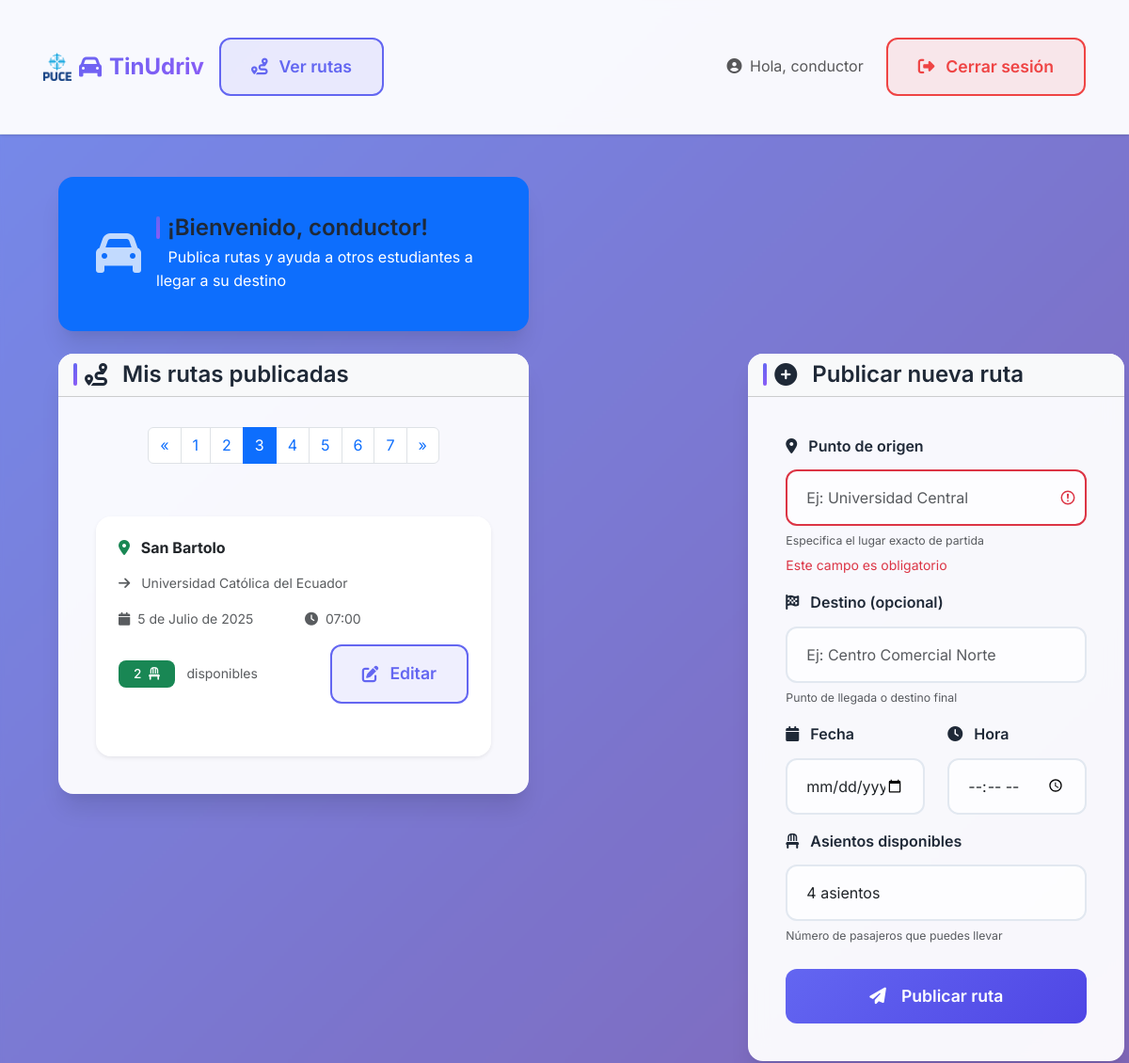
/panel/?page=3 (signed in, upper part), run on an earlier commit of the app's database.
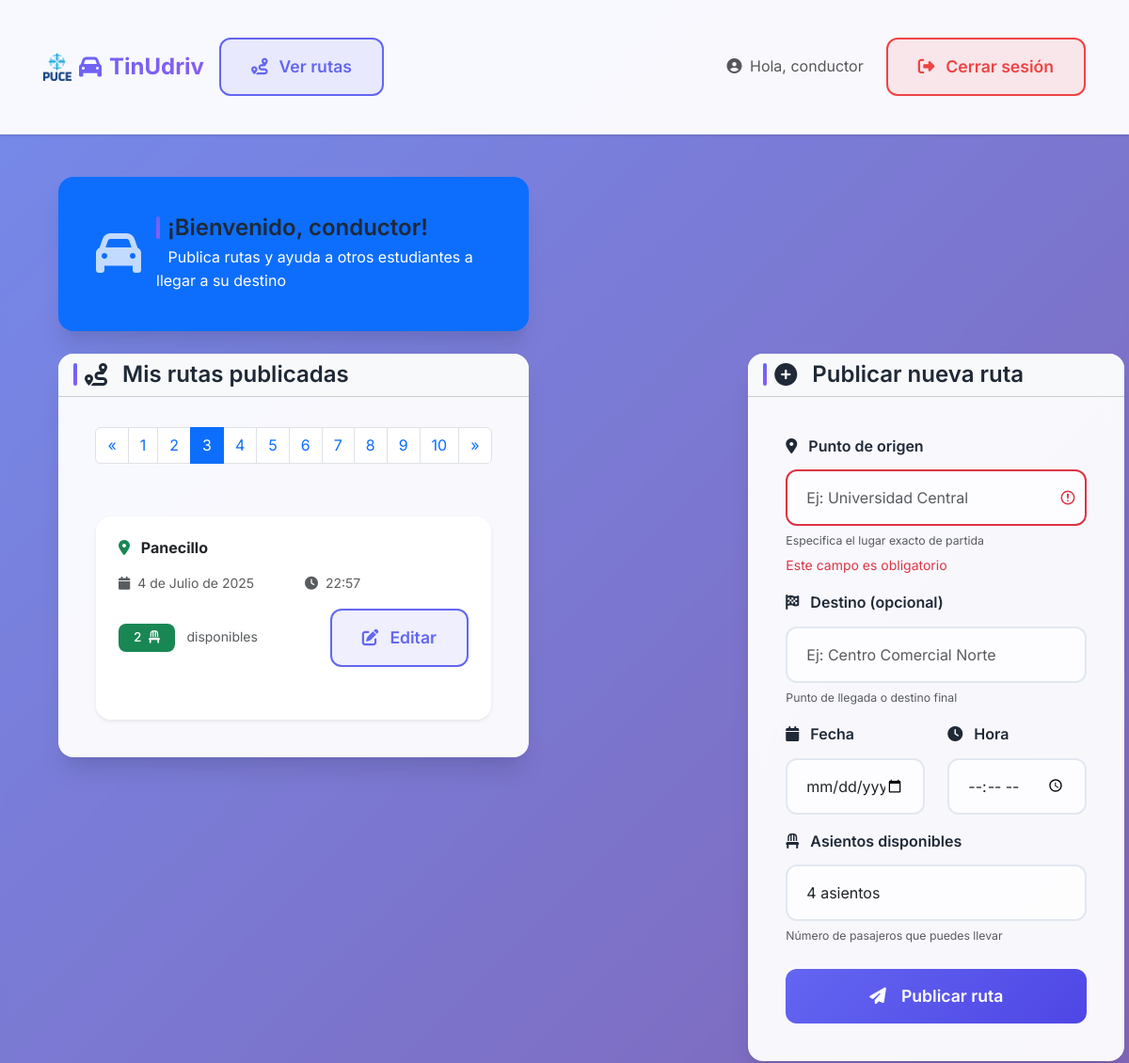
And on a later commit of the database.
### core/models.py (models this page shows, shortened)
class Usuario(AbstractUser):
    nombre_completo = models.CharField(max_length=100)
    correo_institucional = models.EmailField(unique=True)
    telefono = models.CharField(max_length=20)
    facultad = models.CharField(max_length=100)
    TIPO_USUARIO_CHOICES = [
        ('conductor', 'Conductor'),
        ('pasajero', 'Pasajero'),
    ]
    tipo_usuario = models.CharField(max_length=10, choices=TIPO_USUARIO_CHOICES)
    USERNAME_FIELD = 'correo_institucional'
    REQUIRED_FIELDS = ['username', 'nombre_completo', 'telefono', 'facultad', 'tipo_usuario']

class Ruta(models.Model):
    conductor = models.ForeignKey(Usuario, on_delete=models.CASCADE, related_name='rutas')
    origen = models.CharField(max_length=200)
    hora_salida = models.TimeField()
    fecha = models.DateField()
    sitio_llegada = models.CharField(max_length=200, default='Universidad Católica del Ecuador')
    asientos_disponibles = models.PositiveIntegerField(default=4)

### core/views.py (the view, shortened to what this page needs)
# urls.py: path('panel/', views.panel_view, name='panel'),
@login_required
def panel_view(request):
    if request.user.tipo_usuario == 'conductor':
        rutas = Ruta.objects.filter(conductor=request.user)
        all_rutas = Ruta.objects.all().order_by('fecha', 'hora_salida')
        rutas_por_pagina = 1
        paginator = Paginator(all_rutas, rutas_por_pagina)
        page_number = request.GET.get('page')
        page_obj = paginator.get_page(page_number)
        context = {
        'user': request.user,
        'rutas': page_obj,
        }
        return render(request, 'panel_conductor.html', context)

### core/templates/panel_conductor.html (shortened to what this page needs)
{% extends "base.html" %}
{% load widget_tweaks %}
{% load static %}
{% block content %}
<div class="container py-5 mt-4">
    <div class="row mb-4">
        <div class="col-12">
            <div class="card bg-primary text-white">
                <div class="card-body">
                    <div class="d-flex align-items-center">
                        <div class="me-3">
                            <i class="fas fa-car fa-3x opacity-75"></i>
                        </div>
                        <div>
                            <h3 class="card-title mb-1">
                                ¡Bienvenido, {{ user.nombre_completo }}!
                            </h3>
                            <p class="mb-0 opacity-90">
                                Publica rutas y ayuda a otros estudiantes a llegar a su destino
                            </p>
                        </div>
                    </div>
                </div>
            </div>
        </div>
    </div>
    <div class="row">
        <div class="col-lg-8 mb-4">
            <div class="card">
                <div class="card-header bg-light">
                    <h5 class="card-title mb-0">
                        <i class="fas fa-route me-2"></i>
                        Mis rutas publicadas
                    </h5>
                </div>
                        <nav aria-label="Page navigation" class="mt-4">
                            <ul class="pagination justify-content-center">
                                {% if rutas.has_previous %}
                                    <li class="page-item">
                                        <a class="page-link" href="?page={{ rutas.previous_page_number }}" aria-label="Previous">
                                            <span aria-hidden="true">&laquo;</span>
                                        </a>
                                    </li>
                                {% else %}
                                    <li class="page-item disabled">
                                        <span class="page-link" aria-hidden="true">&laquo;</span>
                                    </li>
                                {% endif %}
                                {% for i in rutas.paginator.page_range %}
                                    {% if rutas.number == i %}
                                        <li class="page-item active" aria-current="page">
                                            <span class="page-link">{{ i }}</span>
                                        </li>
                                    {% else %}
                                        <li class="page-item"><a class="page-link" href="?page={{ i }}">{{ i }}</a></li>
                                    {% endif %}
                                {% endfor %}
                                {% if rutas.has_next %}
                                    <li class="page-item">
                                        <a class="page-link" href="?page={{ rutas.next_page_number }}" aria-label="Next">
                                            <span aria-hidden="true">&raquo;</span>
                                        </a>
                                    </li>
                                {% else %}
                                    <li class="page-item disabled">
                                        <span class="page-link" aria-hidden="true">&raquo;</span>
                                    </li>
                                {% endif %}
                            </ul>
                        </nav>
                <div class="card-body">
                    {% if rutas %}
                        <div class="row g-4">
                            {% for ruta in rutas %}
                                <div class="row-md-6">
                                    <div class="card border-0 shadow-sm h-100" style="margin-bottom: 2rem;">
                                        <div class="card-body p-4">
                                            <div class="d-flex justify-content-between align-items-start mb-3">
                                                <h6 class="fw-bold mb-0">
                                                    <i class="fas fa-map-marker-alt me-2 text-success"></i>
                                                    {{ ruta.origen }}
                                                </h6>
                                            </div>
                                            {% if ruta.sitio_llegada %}
                                                <p class="text-muted small mb-3">
                                                    <i class="fas fa-arrow-right me-2"></i>
                                                    {{ ruta.sitio_llegada }}
                                                </p>
                                            {% endif %}
                                            <div class="route-details mb-3">
                                                <div class="row">
                                                    <div class="col-6">
                                                        <small class="text-muted d-block">
                                                            <i class="fas fa-calendar me-1"></i>
                                                            {{ ruta.fecha }}
                                                        </small>
                                                    </div>
                                                    <div class="col-6">
                                                        <small class="text-muted d-block">
                                                            <i class="fas fa-clock me-1"></i>
                                                            {{ ruta.hora_salida }}
                                                        </small>
                                                    </div>
                                                </div>
                                            </div>
                                            <div class="d-flex justify-content-between align-items-center">
                                                <div class="seats-info">
                                                    {% if ruta.asientos_disponibles > 0 %}
                                                        <span class="badge bg-success">
                                                            {{ ruta.asientos_disponibles }}
                                                            <i class="fas fa-chair ms-1"></i>
                                                        </span>
                                                        <small class="text-muted ms-2">disponibles</small>
                                                    {% else %}
                                                        <span class="badge bg-danger">Completo</span>
                                                    {% endif %}
                                                </div>
                                                <a href="{% url 'editar_ruta' ruta.id %}" class="btn btn-outline-primary btn-sm">
                                                    <i class="fas fa-edit me-1"></i>
                                                    Editar
                                                </a>
                                            </div>
                                        </div>
                                    </div>
                                </div>
                            {% endfor %}
                        </div>
                    {% endif %}
                </div>
            </div>
        </div>
        <div class="col-lg-4">
            <div class="card">
                <div class="card-header bg-light">
                    <h5 class="card-title mb-0">
                        <i class="fas fa-plus-circle me-2"></i>
                        Publicar nueva ruta
                    </h5>
                </div>
                <div class="card-body">
                    <form method="post" action="{% url 'publicar_ruta' %}">
                        <div class="mb-3">
                            <label for="origen" class="form-label">
                                <i class="fas fa-map-marker-alt me-2"></i>
                                Punto de origen
                            </label>
                            <input type="text" class="form-control" name="origen"
                                placeholder="Ej: Universidad Central" required>
                            <div class="form-text">
                                <small>Especifica el lugar exacto de partida</small>
                            </div>
                        </div>
                        <div class="mb-3">
                            <label for="sitio_llegada" class="form-label">
                                <i class="fas fa-flag-checkered me-2"></i>
                                Destino (opcional)
                            </label>
                            <input type="text" class="form-control" name="sitio_llegada"
                                   placeholder="Ej: Centro Comercial Norte">
                            <div class="form-text">
                                <small>Punto de llegada o destino final</small>
                            </div>
                        </div>
                        <div class="row">
                            <div class="col-6">
                                <div class="mb-3">
                                    <label for="fecha" class="form-label">
                                        <i class="fas fa-calendar me-2"></i>
                                        Fecha
                                    </label>
                                    <input type="date" class="form-control" name="fecha" required>
                                </div>
                            </div>
                            <div class="col-6">
                                <div class="mb-3">
                                    <label for="hora_salida" class="form-label">
                                        <i class="fas fa-clock me-2"></i>
                                        Hora
                                    </label>
                                    <input type="time" class="form-control" name="hora_salida" required>
                                </div>
                            </div>
                        </div>
                        <div class="mb-4">
                            <label for="asientos_disponibles" class="form-label">
                                <i class="fas fa-chair me-2"></i>
                                Asientos disponibles
                            </label>
                            <select class="form-select" name="asientos_disponibles" required>
                                <option value="4" selected>4 asientos</option>
                            </select>
                            <div class="form-text">
                                <small>Número de pasajeros que puedes llevar</small>
                            </div>
                        </div>
                        <div class="d-grid">
                            <button type="submit" class="btn btn-primary">
                                <i class="fas fa-paper-plane me-2"></i>
                                Publicar ruta
                            </button>
                        </div>
                    </form>
                </div>
            </div>
        </div>
    </div>
</div>
{% endblock content %}

### core/templates/base.html (shortened to what this page needs)
{% load static %} {% load widget_tweaks %}
<!DOCTYPE html>
<html lang="es">
<head>
    <link href="https://cdn.jsdelivr.net/npm/bootstrap@5.3.0/dist/css/bootstrap.min.css" rel="stylesheet" />
    <link rel="stylesheet" href="https://cdnjs.cloudflare.com/ajax/libs/font-awesome/6.7.2/css/all.min.css"
 />
    <link href="{% static 'styles.css' %}" rel="stylesheet">
</head>
<body>
    <header>
        {% if user.is_authenticated %}
        <nav class="navbar navbar-expand-lg navbar-light fixed-top">
            <div class="container">
                <a class="navbar-brand d-flex align-items-center" href="#">
                    <img src="{% static 'images/pucelogo.png' %}" alt="PUCE Logo" style="width: 30px; height: 30px; margin-right: 8px;">
                    <i class="fas fa-car me-2"></i>
                    TinUdriv
                </a>
                {% if user.is_authenticated or user.usuario.tipo_usuario != 'conductor' %}
                    <button class="btn btn-outline-primary btn-sm" onclick="toggleRutas()">
                        <i class="fas fa-route me-1"></i>
                            Ver rutas
                    </button>
                {% endif %}
                <div class="collapse navbar-collapse" id="navbarNav">
                    <div class="navbar-nav ms-auto d-flex align-items-center gap-2">
                        <span class="navbar-text me-3">
                            <i class="fas fa-user-circle me-1"></i>
                            Hola, {{ user.nombre_completo }}
                        </span>
                        <a href="{% url 'logout' %}" class="btn btn-outline-danger btn-sm">
                            <i class="fas fa-sign-out-alt me-1"></i>
                            Cerrar sesión
                        </a>
                    </div>
                </div>
            </div>
        </nav>
        <div style="height: 76px;"></div>
        {% endif %}
    </header>
    <main class="main">
        <div class="container">
            {% block content %}{% endblock content %}
        </div>
    </main>
</body>
</html>

What changed in the data, as far as the page shows it:
no longer on this page (row edited): Ruta: origen "San Bartolo", sitio_llegada "Universidad Católica del Ecuador", fecha "5 de Julio de 2025", hora_salida "07:00", asientos_disponibles "2"
added Ruta: origen "Panecillo", fecha "4 de Julio de 2025", hora_salida "22:57", asientos_disponibles "2"
Also different on the page:
new list line: "8"
new list line: "9"
new list line: "10"
